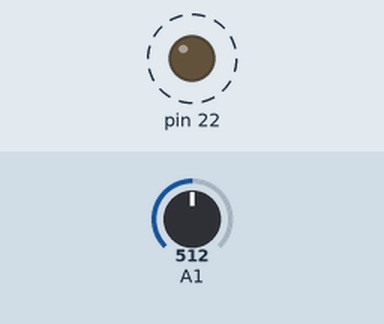
Simulated run of this sketch. Board: Arduino Mega 2560, built with avr-gcc and run on an emulated ATmega2560. Parts: output pins drawn as LEDs (lit = HIGH). Dashed ring = blinking. The test bench sets the inputs (shaded band); at power-on: A1 = 512.

Above: at 1.8 s.
1.9 s: A1 set to 110
3.5 s: A1 set to 94
At 4.4 s:
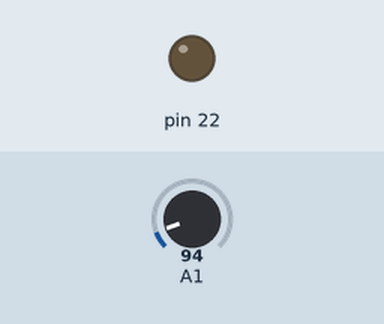
Timing chart, 0 to 6.5 s (numbered marks = the images above; inputs shaded):
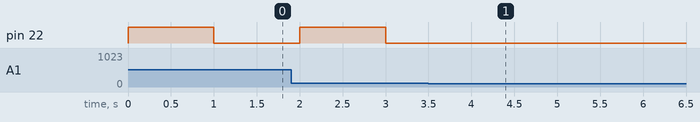

The sketch:

TOUCH_TTP223.ino
```cpp
int x = 0;
void setup() {
  Serial.begin(9600);
  pinMode(22, OUTPUT);

}

void loop() {
  if(analogRead(A1)>100 && x==0){
  digitalWrite(22, HIGH);
  delay(1000);
  x=1;
  }
  if(analogRead(A1)>100 && x==1){
    digitalWrite(22, LOW);
    delay(1000);
    x=0;
  }

}
```

Measured:
- the behaviour switches between 101 and 100 on A1 (found by bisection; images 0 and 1)
- after the input at 3.5 s, pin 22: stops changing and stays LOW
